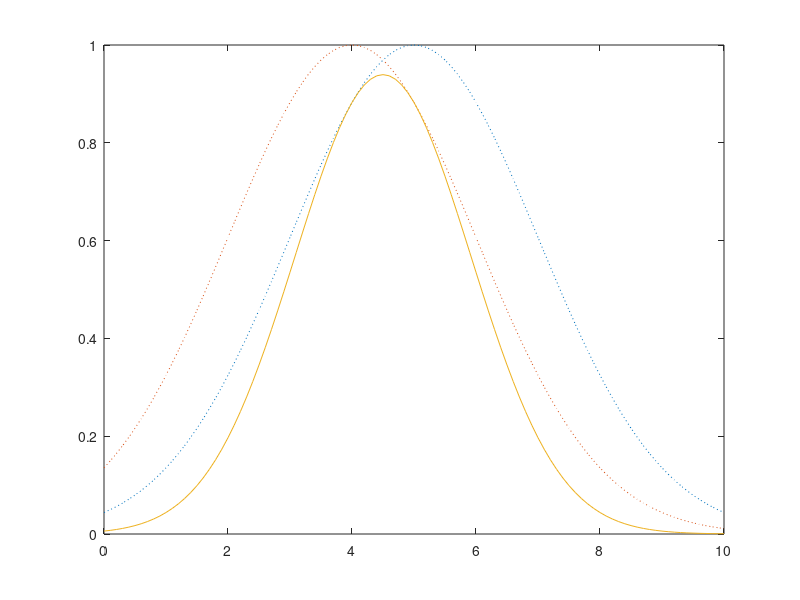

Source code (MATLAB):
x = 0:0.1:10; % Діапазон чисел від 0 до 10 з кроком 0.1

% Прості функції приналежності Гаусса
y1 = gaussmf(x,[2 5]); 
y2 = gaussmf(x,[2 4]);

% Диз'юнктивна функція (об'єднання, імовірнісна інтерпретація)
logicalAnd = y1.*y2;

plot(x,y1, ':')
hold on
plot(x,y2, ':')
plot(x, logicalAnd, '-')
hold off